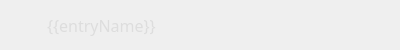
<?xml version="1.0" encoding="UTF-8"?>
<ui version="4.0">
 <class>Entry</class>
 <widget class="QWidget" name="Entry">
  <property name="geometry">
   <rect>
    <x>0</x>
    <y>0</y>
    <width>400</width>
    <height>50</height>
   </rect>
  </property>
  <property name="sizePolicy">
   <sizepolicy hsizetype="Expanding" vsizetype="Fixed">
    <horstretch>0</horstretch>
    <verstretch>0</verstretch>
   </sizepolicy>
  </property>
  <property name="minimumSize">
   <size>
    <width>0</width>
    <height>50</height>
   </size>
  </property>
  <property name="maximumSize">
   <size>
    <width>16777215</width>
    <height>50</height>
   </size>
  </property>
  <property name="windowTitle">
   <string>Form</string>
  </property>
  <layout class="QHBoxLayout" name="horizontalLayout">
   <property name="spacing">
    <number>0</number>
   </property>
   <property name="leftMargin">
    <number>15</number>
   </property>
   <property name="topMargin">
    <number>10</number>
   </property>
   <property name="rightMargin">
    <number>15</number>
   </property>
   <property name="bottomMargin">
    <number>10</number>
   </property>
   <item>
    <widget class="QLabel" name="icon">
     <property name="sizePolicy">
      <sizepolicy hsizetype="Fixed" vsizetype="Preferred">
       <horstretch>0</horstretch>
       <verstretch>0</verstretch>
      </sizepolicy>
     </property>
     <property name="minimumSize">
      <size>
       <width>32</width>
       <height>0</height>
      </size>
     </property>
     <property name="text">
      <string/>
     </property>
    </widget>
   </item>
   <item>
    <widget class="QLabel" name="name">
     <property name="font">
      <font>
       <family>Fira Code</family>
       <pointsize>12</pointsize>
      </font>
     </property>
     <property name="styleSheet">
      <string notr="true">QLabel {
	color: #dddddd;
}</string>
     </property>
     <property name="text">
      <string>{{entryName}}</string>
     </property>
    </widget>
   </item>
  </layout>
 </widget>
 <resources/>
 <connections/>
</ui>
